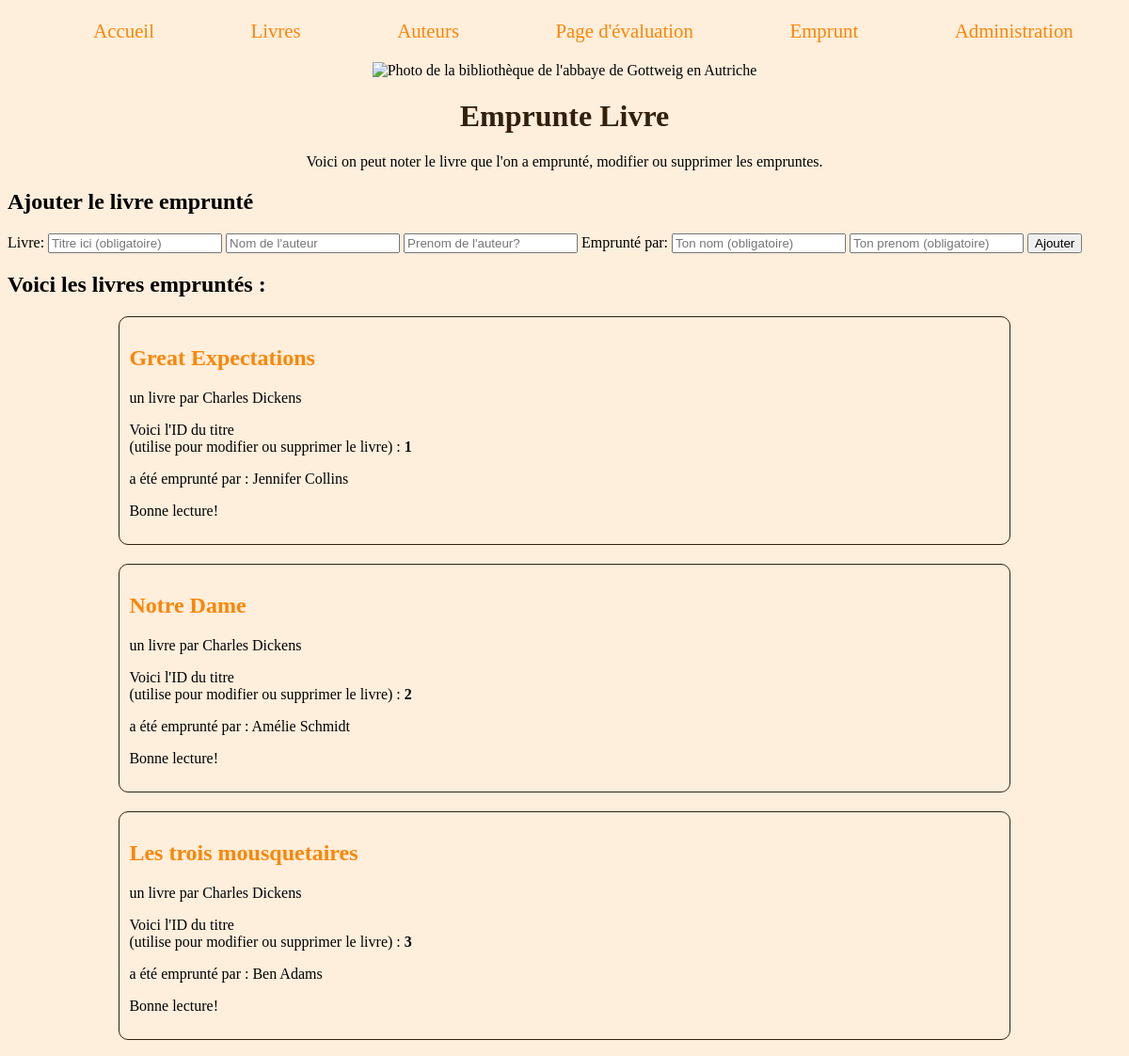
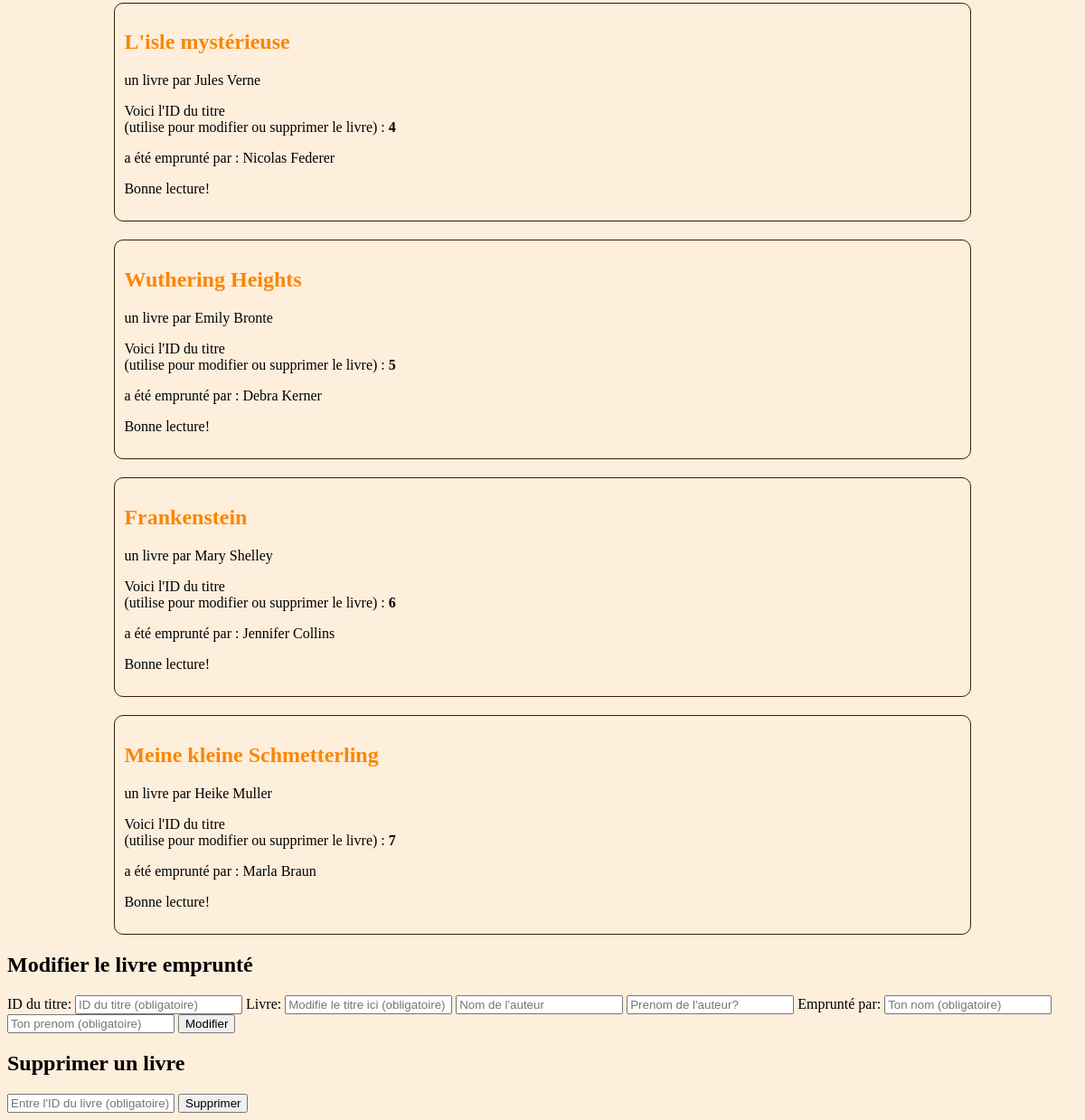
Page /emprunteLivre.php on the committed database (2 pictures, top to bottom).
### tables this page shows
CREATE TABLE IF NOT EXISTS emprunteLivre (
        `titreID` int(11) NOT NULL AUTO_INCREMENT PRIMARY KEY,
        `titre` varchar(150),
        `auteurNom` varchar(28),
        `auteurPrenom` VARCHAR(28),
        `nomAmi` varchar(28),
        `prenomAmi` varchar(28)
        );

### emprunteLivre.php (the view, shortened to what this page needs)
<!DOCTYPE html>
<html lang="fr">
	<head>
	</head>
	<body>
	<?php
     include ('includes/head.php');
     include ('includes/nav.php');
     require('databases/connectDatabase.php');
     $bdd = connexionDB($host,$db_name,$login,$password);
	 $requete= $bdd->prepare("SELECT * FROM emprunteLivre");
     	$requete->execute();
     	$requete = $requete->fetchAll();
	?>
		<div class="imagelibrary">
		<img src="Images/AustriaGoettweigAbbey.jpg" alt="Photo de la bibliothèque de l'abbaye de Gottweig en Autriche" title="Abbaye de Goettweig en Autriche" />
		</div>
			<h1>Emprunte Livre</h1>
				<div class="intro">
				<p>Voici on peut noter le livre que l'on a emprunté, modifier ou supprimer les empruntes.</p>
				</div>
					<div>
						<section id="create">
							<form id="createRecord">
							<h2>Ajouter le livre emprunté</h2>
								<label for="titre">Livre:</label>
								<input name="newEmprunteTitre" type="text" placeholder="Titre ici (obligatoire)">
								<input  name="newEmprunteAuteurNom" type="text" placeholder="Nom de l'auteur">
								<input  name="newEmprunteAuteurPrenom" type="text" placeholder="Prenom de l'auteur?">
								<label for="emprunte">Emprunté par:</label>
								<input  name="newEmprunteNomAmi" type="text" placeholder="Ton nom (obligatoire)">
								<input  name="newEmpruntePrenomAmi" type="text" placeholder="Ton prenom (obligatoire)">
								<input type="submit" onclick = "createRecord(event)" name="createButton" value="Ajouter">
							</form>
						</section>
						<h2> Voici les livres empruntés :</h2>
						<?php
					foreach ($requete as $emprunteLivre) {
					?>
						<section class = "book">
							<h2><a href="livres.php" target="_blank"><?= $emprunteLivre["titre"]?></a></h2>
							<div>
							<p>un livre par <?= $emprunteLivre["auteurPrenom"]?> <?= $emprunteLivre["auteurNom"]?></p>
							<p>Voici l'ID du titre<br> (utilise pour modifier ou supprimer le livre) :<strong> <?= $emprunteLivre['titreID']?></strong></p>
							<p>a été emprunté par : <?= $emprunteLivre['prenomAmi']?> <?= $emprunteLivre['nomAmi']?></p>
							<p>Bonne lecture!</p>
							</div>
						</section>
					<?php } ?>
					</div>
					<section id="update">
							<form id="updateRecord">
							<h2>Modifier le livre emprunté</h2>
								<label for="titreIDduLivre">ID du titre:</label>
								<input name="IDduTitre" type="text" placeholder="ID du titre (obligatoire)">
								<label for="titre">Livre:</label>
								<input name="updateTitre" type="text" placeholder="Modifie le titre ici (obligatoire)">
								<input  name="updateAuteurNom" type="text" placeholder="Nom de l'auteur">
								<input  name="updateAuteurPrenom" type="text" placeholder="Prenom de l'auteur?">
								<label for="emprunte">Emprunté par:</label>
								<input  name="updateNomAmi" type="text" placeholder="Ton nom (obligatoire)">
								<input  name="updatePrenomAmi" type="text" placeholder="Ton prenom (obligatoire)">
								<input type="submit" onclick = "updateRecord()" name="updateButton" value="Modifier">
							</form>
						</section>
						<section id="delete">
							<form id="deleteRecord">
							<h2>Supprimer un livre</h2>
								<input name="IDtoDelete" type="text" placeholder="Entre l'ID du livre (obligatoire)" id="deleteTitle" >
								<input type="submit" onclick = "deleteRecord()" value="Supprimer" name="deleteButton" id="supprimer" >
							</form>
						</section>
	</body>
</html>

### includes/head.php (shortened to what this page needs)
<head>
     <link rel="stylesheet" href="style.css">
 </head>

### includes/nav.php
<header class="welcomenav">
    <nav>
        <ul class="welcomebanner">
               	<li><a href="index.php" target="_blank">Accueil</a></li>
                <li><a href="livres.php" target="_blank">Livres</a></li>
                <li><a href="auteurs.php" target="_blank">Auteurs</a></li>
                <li><a href="ratingspage.php" target="_blank">Page d'évaluation</a></li>
                <li><a href="emprunteLivre.php" target="_blank">Emprunt</a></li>
                <li><a href="admin.php" target="_blank">Administration</a></li>
        </ul>
    </nav>
</header>

### style.css (style rules this page uses)
body { background-color: #FEEEDC; }
h1 { font-size: xx-large; text-align: center; color: #342009; }
a { text-decoration: none; color: #FB8604; font-style: normal; }
.welcomenav { font-size: 1.3em; }
.welcomebanner { list-style-type: none; display: flex; background-color: #FEEEDC; justify-content: space-around; }
.imagelibrary { text-align: center; }
.intro { text-align: center; }
.book { margin: auto 10% auto 10%; border: 1px solid #342009; border-radius: 10px; text-align: justify; padding: 10px; overflow: auto; word-wrap: break-word; margin-bottom: 20px; }
ul { list-style-type: none; }

### rows in the picture
empruntelivre: titre "Great Expectations", auteurPrenom "Charles", auteurNom "Dickens", titreID "1", prenomAmi "Jennifer", nomAmi "Collins"
empruntelivre: titre "Notre Dame", auteurPrenom "Charles", auteurNom "Dickens", titreID "2", prenomAmi "Amélie", nomAmi "Schmidt"
empruntelivre: titre "Les trois mousquetaires", auteurPrenom "Charles", auteurNom "Dickens", titreID "3", prenomAmi "Ben", nomAmi "Adams"
empruntelivre: titre "L'isle mystérieuse", auteurPrenom "Jules", auteurNom "Verne", titreID "4", prenomAmi "Nicolas", nomAmi "Federer"
empruntelivre: titre "Wuthering Heights", auteurPrenom "Emily", auteurNom "Bronte", titreID "5", prenomAmi "Debra", nomAmi "Kerner"
empruntelivre: titre "Frankenstein", auteurPrenom "Mary", auteurNom "Shelley", titreID "6", prenomAmi "Jennifer", nomAmi "Collins"
empruntelivre: titre "Meine kleine Schmetterling", auteurPrenom "Heike", auteurNom "Muller", titreID "7", prenomAmi "Marla", nomAmi "Braun"
